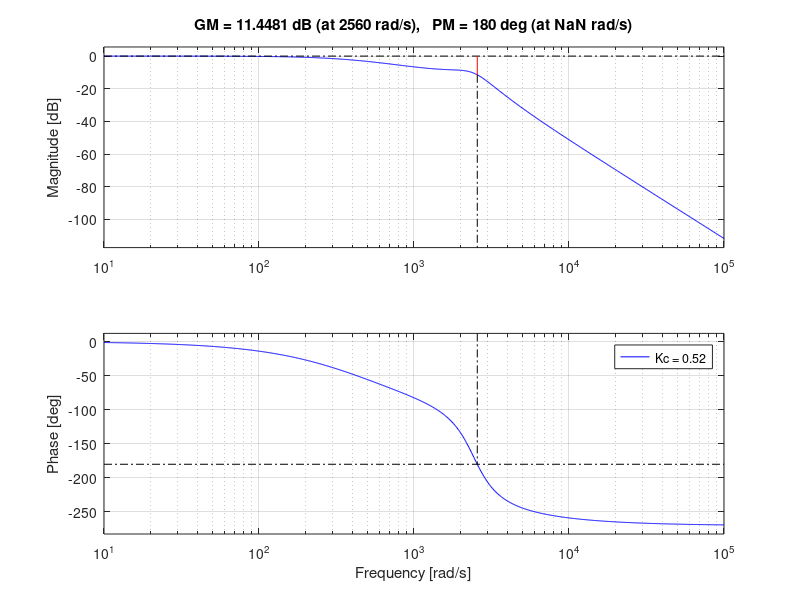
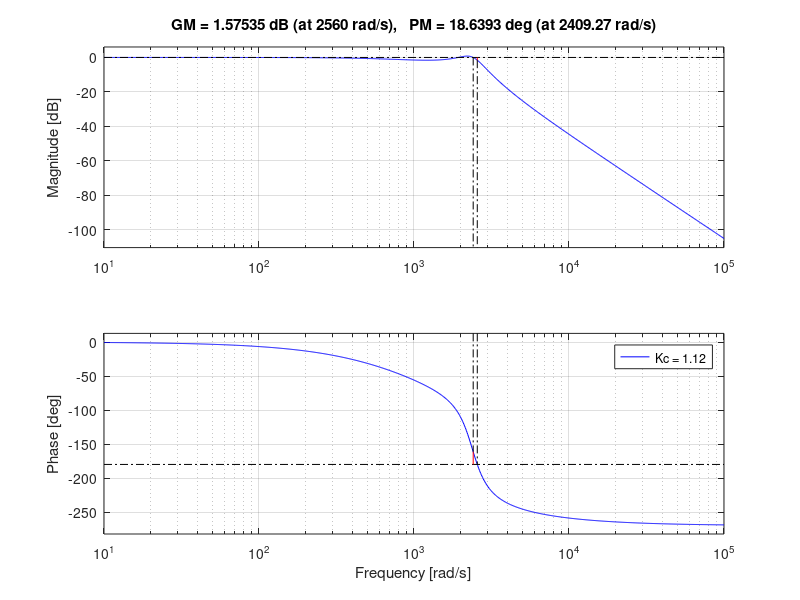
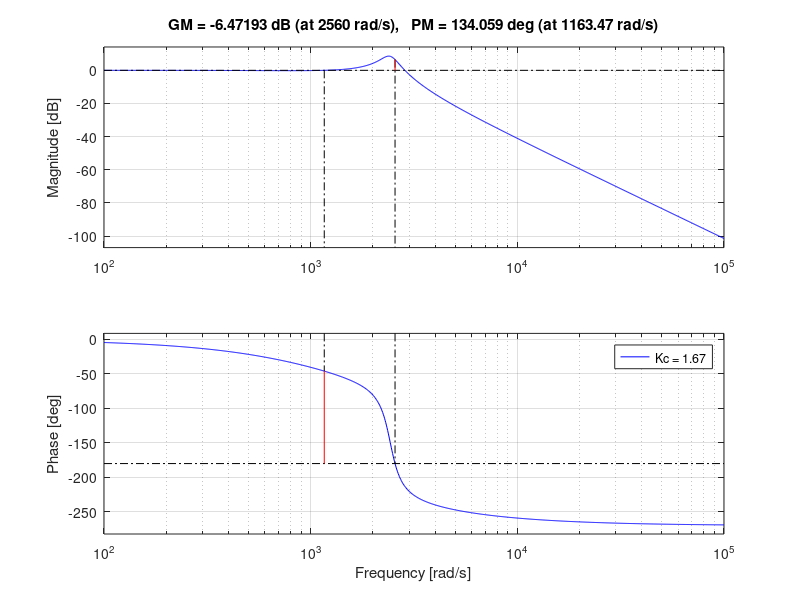
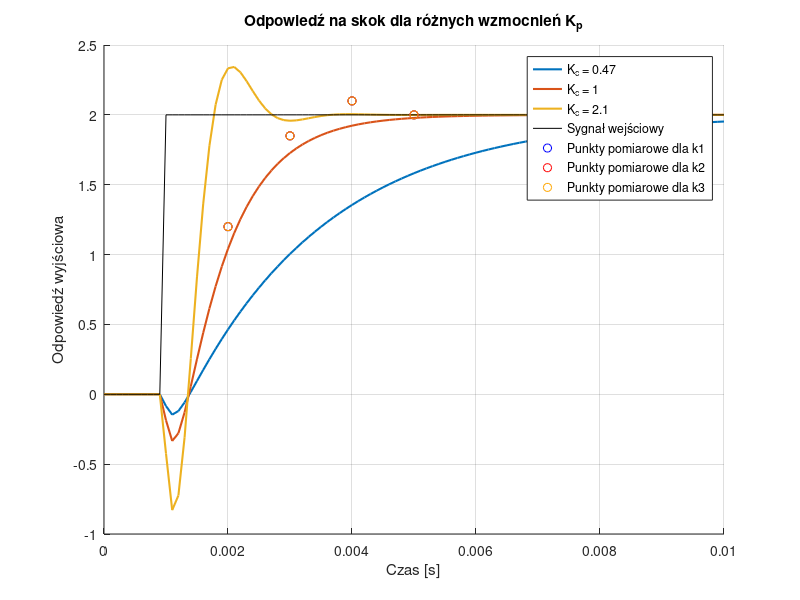

Recreate these plots in MATLAB, in order.
%% Uklad A: 

close all;
clear all;

K_c = [0.52 1.12 1.67];

T_i = 0.0013;
Gi = tf(1,[T_i 0]); %czlon calkujacy

w0 = 2560;
zeta = 0.37;
Go = tf(w0^2,[1 2*zeta*w0 w0^2]);

%odpowiedz ukladu
if false
    %pomiary z oscylokopu dla k1
    t_pomiar_k1 = [ 0.002, 0.003, 0.004, 0.005, 0.007];
    y_pomiar_k1 = [  1.2,   1.85,  2.1,   2.0,   1.8];
    %pomiary z oscylokopu dla k2
    t_pomiar_k2 = [ 0.002, 0.003, 0.004, 0.005, 0.007];
    y_pomiar_k2 = [  1.2,   1.85,  2.1,   2.0,   1.8];
    %pomiary z oscylokopu dla k3
    t_pomiar_k3 = [ 0.002, 0.003, 0.004, 0.005, 0.007];
    y_pomiar_k3 = [  1.2,   1.85,  2.1,   2.0,   1.8];

    t = 0:0.0001:0.01;
    u = zeros(size(t));
    u(t>=0.001) = 2 ; %definicja skoku
    
    figure;
    hold on;
    grid on;
    
    legend_entries = {};

    for Kc = K_c
        % --- Wewnątrz pętli dla każdego K_p ---
    
        % 1. Zdefiniuj regulator P dla BIEŻĄCEGO wzmocnienia
        Gc = tf(Kc);
    
        % 2. Zbuduj układ otwarty i zamknięty dla BIEŻĄCEGO K_p
        system_open = Gc * Gi * Go;
        system_closed = feedback(system_open, 1);
    
        % 3. Uruchom symulację
        [Y, T] = lsim(system_closed, u, t);
    
        % 4. Narysuj wynik na przygotowanym wcześniej wykresie
        plot(T, Y, 'LineWidth', 1.5); % 'LineWidth' pogrubia linię
    
        % 5. Dodaj wpis do legendy
        legend_entries{end+1} = ['K_c = ', num2str(Kc)];
    end
    legend_entries{end+1} = 'Sygnał wejściowy';
    plot(t,u,'black');
%dodanie punktow pomiarowych
    plot(t_pomiar_k1,y_pomiar_k1,'bo','MarkerSize', 6);
    legend_entries{end+1} = 'Punkty pomiarowe dla k1';
    plot(t_pomiar_k2,y_pomiar_k2,'ro','MarkerSize', 6);
    legend_entries{end+1} = 'Punkty pomiarowe dla k2';
    plot(t_pomiar_k3,y_pomiar_k3,'o','Color',[1 0.65 0],'MarkerSize', 6);
    legend_entries{end+1} = 'Punkty pomiarowe dla k3';
% Wyłącz "przytrzymywanie"
    hold off; 
    title('Odpowiedź na skok dla różnych wzmocnień K_p');
    xlabel('Czas [s]');
    ylabel('Odpowiedź wyjściowa');
    legend(legend_entries); % Stwórz legendę na podstawie zebranych etykiet
end

% Linie pierwiastkowe: dla ukladu otwartego
if false
    figure;
    rlocus(Gi*Go);
    %title('Linie pieriwastkowe ukladu A');
    xlim([-3000 2000]);
    ylim([-5000 5000]);
    
  [k_graniczne, bieguny] = rlocfind(Go*Gc);
  disp(k_graniczne);
   % crosscut = find(real(r(:,1)) >= 0, 1,'first');
   % disp(crosscut);
end

% Char. Bodego: dla ukladu zamknietego (bo takie mamy pomiary), trzy
% charakterystyki
if false
    f_pom = { [1 10 100], [1 5 50 100], [1 10 100 1000] };     % Hz
    A_in  = { [1 1 1], [1 1 1 1], [1 1 1 1] };
    A_out = { [0.9 0.7 0.3], [0.95 0.8 0.4 0.2], [1 0.9 0.5 0.25] };
    phi_pom = { [-5 -45 -120], [-3 -30 -100 -150], [-10 -60 -130 -170] };  % °

    % --- Główna pętla ---
    for i = 1 : length(K_c)
        figure(i);
        
        % --- Tworzenie transmitancji ---
        Gc = tf(K_c(i));
        system_open = Gc * Gi * Go;         % układ otwarty (dla marginesów)
        system_closed = feedback(system_open, 1); % układ zamknięty (dla Bodego)
        
        % --- Dane do Bodego ---
        [mag, phase, wout] = bode(system_closed);
        mag = squeeze(mag);
        phase = squeeze(phase);
        w = wout / (2*pi); % Hz
        
        % --- Dane pomiarowe (dla danej iteracji) ---
        f = f_pom{i};
        Ain = A_in{i};
        Aout = A_out{i};
        phi = phi_pom{i};
        
        G_pom = Aout ./ Ain; % transmitancja z pomiaru
        
        % --- Marginesy ---
        [Gm, Pm, Wcg, Wcp] = margin(system_closed);
        Gm_dB = 20*log10(Gm);
        
        % --- Wykres amplitudowy ---
        subplot(2,1,1);
        semilogx(w, 20*log10(mag), 'b', 'LineWidth', 1.5); hold on;
        semilogx(f, 20*log10(G_pom), 'ro', 'MarkerFaceColor', 'r');
        grid on;
        ylabel('Amplituda [dB]');
        title(['Charakterystyka Bodego - K_c = ', num2str(K_c(i))]);
        legend('Model', 'Pomiar', 'Location', 'Best');
        
        % --- Zaznaczenie zapasu wzmocnienia ---
        if ~isnan(Wcg)
            semilogx(Wcg/(2*pi), 0, 'ks', 'MarkerFaceColor', 'y', 'DisplayName', 'Zapas wzmocnienia');
            text(Wcg/(2*pi), 3, sprintf('Gm = %.1f dB', Gm_dB), 'HorizontalAlignment', 'center');
        end
        
        % --- Wykres fazowy ---
        subplot(2,1,2);
        semilogx(w, phase, 'b', 'LineWidth', 1.5); hold on;
        semilogx(f, phi, 'ro', 'MarkerFaceColor', 'r');
        grid on;
        ylabel('Faza [°]');
        xlabel('Częstotliwość [Hz]');
        legend('Model', 'Pomiar', 'Location', 'Best');
        
        % --- Zaznaczenie zapasu fazy ---
        if ~isnan(Wcp)
            semilogx(Wcp/(2*pi), -180, 'ks', 'MarkerFaceColor', 'c', 'DisplayName', 'Zapas fazy');
            text(Wcp/(2*pi), -165, sprintf('Pm = %.1f°', Pm), 'HorizontalAlignment', 'center');
        end
    end
end

%bode bez zaznaczania punktów
if true 
    for i = 1 : 3
        figure(i); 
        Gc = tf(K_c(i)); 
         system_closed = feedback(Gc*Gi*Go,1);
     margin(system_closed); %zaznacza odrazu zapas wzmocnienia 
     legend(['Kc = ',num2str(K_c(i))]);
    end
end

% Wykres Nequista: dla ukladu otwartego z regulatorem P, 3 wykresy
if false
    for i=1 : 3
        figure(i);
        Gc = tf(K_c(i));
        nyquist(Gc*Go*Gi);
        xlim([-1.4,0.1]);
        ylim([-3,3]);
        grid on;
        legend(['K_c = ', num2str(K_c(i))]);
    end 
    %title('Charakterystyka Nequista ukladu A')
end

%% Uklad B

%pomiary z oscylokopu dla k1
t_pomiar_k1 = [ 0.002, 0.003, 0.004, 0.005, 0.007];
y_pomiar_k1 = [  1.2,   1.85,  2.1,   2.0,   1.8];
%pomiary z oscylokopu dla k2
t_pomiar_k2 = [ 0.002, 0.003, 0.004, 0.005, 0.007];
y_pomiar_k2 = [  1.2,   1.85,  2.1,   2.0,   1.8];
%pomiary z oscylokopu dla k3
t_pomiar_k3 = [ 0.002, 0.003, 0.004, 0.005, 0.007];
y_pomiar_k3 = [  1.2,   1.85,  2.1,   2.0,   1.8];

K_c = [0.47,1,2.1];

T_i = 0.0013;
Gi = tf(1,[T_i 0]);

T_x = 0.000342;
T_y = 0.0001;
Go = tf([-T_x 1],[T_y 1]);

%symulacja
if true
    t = 0:0.0001:0.01;
    
    u = zeros(size(t));
    u(t>=0.001) = 2;
    
    figure;
    hold on;
    grid on;

   legend_entries = {};

    for Kc = K_c
        % --- Wewnątrz pętli dla każdego K_p ---
    
        % 1. Zdefiniuj regulator P dla BIEŻĄCEGO wzmocnienia
        Gc = tf(Kc);
    
        % 2. Zbuduj układ otwarty i zamknięty dla BIEŻĄCEGO K_p
        system_open = Gc * Gi * Go;
        system_closed = feedback(system_open, 1);
    
        % 3. Uruchom symulację
        [Y, T] = lsim(system_closed, u, t);
    
        % 4. Narysuj wynik na przygotowanym wcześniej wykresie
        plot(T, Y, 'LineWidth', 1.5); % 'LineWidth' pogrubia linię
    
        % 5. Dodaj wpis do legendy
        legend_entries{end+1} = ['K_c = ', num2str(Kc)];
    end
    legend_entries{end+1} = 'Sygnał wejściowy';
    plot(t,u,'black');
%dodanie punktow pomiarowych
    plot(t_pomiar_k1,y_pomiar_k1,'bo','MarkerSize', 6);
    legend_entries{end+1} = 'Punkty pomiarowe dla k1';
    plot(t_pomiar_k2,y_pomiar_k2,'ro','MarkerSize', 6);
    legend_entries{end+1} = 'Punkty pomiarowe dla k2';
    plot(t_pomiar_k3,y_pomiar_k3,'o','Color',[1 0.65 0],'MarkerSize', 6);
    legend_entries{end+1} = 'Punkty pomiarowe dla k3';
% Wyłącz "przytrzymywanie"
    hold off; 
    title('Odpowiedź na skok dla różnych wzmocnień K_p');
    xlabel('Czas [s]');
    ylabel('Odpowiedź wyjściowa');
    legend(legend_entries); % Stwórz legendę na podstawie zebranych etykiet

end

%% uklad D

K_p = 1.47;
P = tf(K_p);

K = 1;
Tp = 0.005;
Go = tf(K,[Tp 1]);

object_open_loop = P * Go;

G_ry = feedback(object_open_loop,1);
G_dy = feedback(Go,P);

%symulacja
t = 0:0.001:0.1;

r = zeros(size(t));
r(t>=0.01) = 1;

f = 50;
A = 0.1;
d = A*sin(2*pi*f*t);

[Y_r,T] = lsim(G_ry,r,t);
[Y_d,~] = lsim(G_dy,d,t);

Y_out = Y_r + Y_d; %zgodnie z zasada superpozycji

figure;
plot(T,Y_out,'r','LineWidth',1);
hold on;
plot(T,r,'b');
title('Symulacja ukladu D z zakłóceniami')
xlabel('Czas');
ylabel('Amplituda');
grid on;
